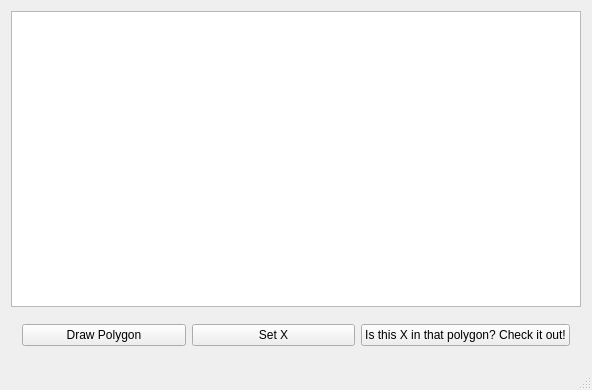
<?xml version="1.0" encoding="UTF-8"?>
<ui version="4.0">
 <class>MainWindow</class>
 <widget class="QMainWindow" name="MainWindow">
  <property name="geometry">
   <rect>
    <x>0</x>
    <y>0</y>
    <width>592</width>
    <height>390</height>
   </rect>
  </property>
  <property name="windowTitle">
   <string>PointInPolygonTest</string>
  </property>
  <property name="toolTip">
   <string>&lt;html&gt;&lt;head/&gt;&lt;body&gt;&lt;p&gt;blablabla&lt;/p&gt;&lt;/body&gt;&lt;/html&gt;</string>
  </property>
  <widget class="QWidget" name="centralWidget">
   <layout class="QVBoxLayout" name="verticalLayout">
    <item>
     <widget class="QGraphicsView" name="graphicsView"/>
    </item>
    <item>
     <widget class="QWidget" name="widget" native="true">
      <layout class="QHBoxLayout" name="horizontalLayout_2">
       <item>
        <widget class="QPushButton" name="DrawPolygonButton">
         <property name="text">
          <string>Draw Polygon</string>
         </property>
        </widget>
       </item>
       <item>
        <widget class="QPushButton" name="SetXButton">
         <property name="text">
          <string>Set X</string>
         </property>
        </widget>
       </item>
       <item>
        <widget class="QPushButton" name="InPolygonTestButton">
         <property name="text">
          <string>Is this X in that polygon? Check it out!</string>
         </property>
        </widget>
       </item>
      </layout>
     </widget>
    </item>
   </layout>
  </widget>
  <widget class="QStatusBar" name="statusBar"/>
 </widget>
 <layoutdefault spacing="6" margin="11"/>
 <resources/>
 <connections/>
</ui>
